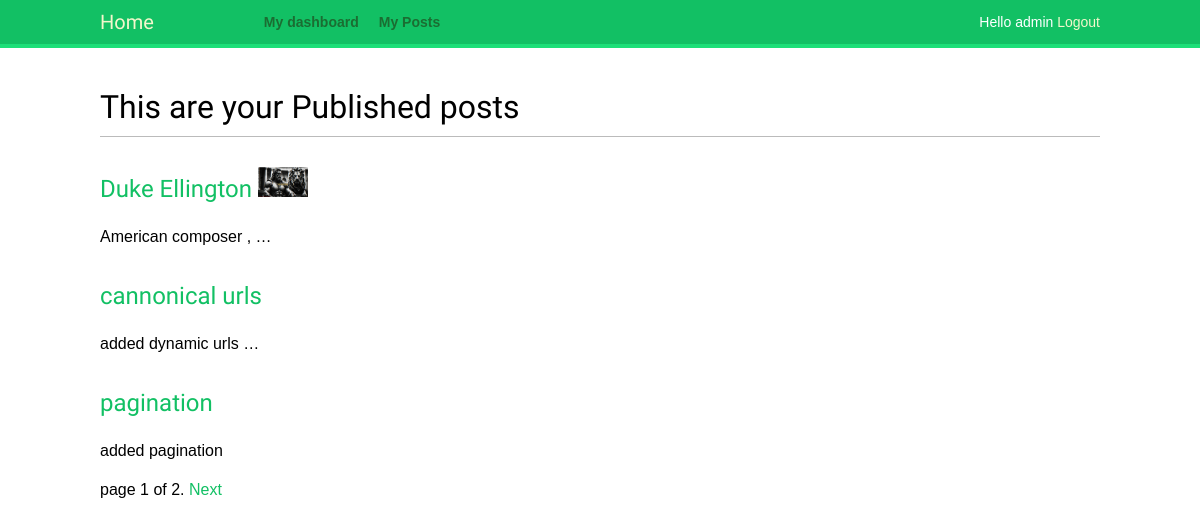
Page /blog/your-posts/ (signed in) on the committed database.
### blog/models.py (models this page shows, shortened)
class Post(models.Model):
    class Status(models.TextChoices):
        DRAFT = 'DF', 'Draft'
        PUBLISHED = 'PB', 'Published'
    title = models.CharField(max_length = 250)
    slug = models.SlugField(max_length = 250, unique_for_date= 'publish', )
    author = models.ForeignKey(User,on_delete=models.CASCADE,related_name='blog_posts')
    body = models.TextField()
    publish = models.DateTimeField(default=timezone.now)
    created = models.DateTimeField(auto_now_add = True)
    updated = models.DateTimeField(auto_now = True)
    image =models.ImageField(null=True,blank=True,upload_to='images/')
    status = models.CharField(max_length=2,choices=Status.choices,default = Status.DRAFT)
    published = PublishedManager()
    objects = models.Manager()
    class Meta:
        ordering = ['-publish']
        indexes = [models.Index(fields=['-publish']),]
    def get_absolute_url(self):
        return reverse('blog:post_detail', args = [self.publish.year,
                                                   self.publish.month,
                                                   self.publish.day,
                                                   self.slug])

### blog/views.py (the view)
# urls.py: path('your-posts/',views.user_posts, name = 'user_posts')
@login_required
def user_posts(request):
    posts = Post.published.filter(author__username = request.user)
    paginator = Paginator(posts, 3)
    page_number = request.GET.get('page', 1)
    try:
        posts = paginator.page(page_number)
    except EmptyPage:
        posts = paginator.page(paginator.num_pages)
    except PageNotAnInteger:
        posts = paginator.page(1)
    return render(request,'blog/post/user_posts.html',{'posts':posts})

### blog/models.py (called while the page is built)
    def get_queryset(self):
        return super().get_queryset().filter(status = Post.Status.PUBLISHED)

### blog/templates/blog/post/user_posts.html (shortened to what this page needs)
{% extends "base.html" %}
{% block content%}
    <h1>This are your Published posts</h1>
    {% for post in posts %}
    <h2>
        <a href="{{ post.get_absolute_url}}">{{ post.title }}
        </a>
        {% if post.image %}
        <a href="{{ post.get_absolute_url }}"><img src=" {{ post.image.url }}"
            style = "width : 50px; height: 30px;"
            ></a>
        {% endif %}
    </h2>
    {{post.body|truncatewords:3|linebreaks }}
    {% endfor %}
    {% if posts %}
        {% include "pagination/pagination.html" with page=posts%}
    {% endif %}
{% endblock %}

### templates/base.html (shortened to what this page needs)
{% load static %}
<!DOCTYPE html>
<html lang="en">
<head>
    <link href="{% static '/main.css' %}" rel="stylesheet" >
</head>
<body>
    <nav id = "header">
        <span class = "logo"><a href="{% url 'blog:post_list' %}">Home</a></span>
        {% if request.user.is_authenticated%}
            <ul class = "menu">
                <li class = "selected">
                    <a href="{% url 'dashboard' %}">My dashboard</a>
                </li>
                <li class = "selected">
                    <a href="{% url 'blog:user_posts' %}">My Posts</a>
                </li>
            </ul>
        {% endif %}
        <span class = "user">
            {% if request.user.is_authenticated %}
                Hello {{ request.user.first_name|default:request.user.username}}
                <a href="{% url 'logout' %}">Logout</a>
            {% endif %}
        </span>
    </nav>
    <main>
        <div id = "content">
        {% block content %}{% endblock %}
        </div>
    </main>
</body>
</html>

### static/main.css (style rules this page uses)
body { margin:0; padding:0; font-family:helvetica, sans-serif; }
p { line-height: 1.8; }
a { color:#12c064; text-decoration:none; }
h1, h2, h3, h4, h5 , h6 { font-family: 'Muli', sans-serif; font-weight:normal; }
h1 { border-bottom:1px solid #bbb; padding:0 0 10px 0; margin:10px 0 20px 0; }
h2 { margin:30px 0 20px; }
#header { padding:10px 100px; font-size:14px; background:#12c064; color:#fff; border-bottom:4px solid #1cdf78; overflow:auto; }
#header .logo { font-family: 'Muli', sans-serif; float:left; color:#f3f7cc; font-size:20px; margin-right:10%; }
#header ul.menu { list-style:none; float:left; margin:0; padding:0; }
#header ul.menu li { float:left; padding:4px 10px; }
#header ul.menu li.selected a, #header ul.menu li.selected a:hover { color:#1b6d32; font-weight:bold; }
#header a { color:#f3f7cc; }
#header .user { float:right; padding-top:4px; }
#content { padding:30px 100px; }

### rows in the picture
Post: title "Duke Ellington", image (picture), body "American composer , …"
Post: title "cannonical urls", body "added dynamic urls …"
Post: title "pagination", body "added pagination"

### other values in the picture
{{ request.user.first_name|default:request.user.username }} "admin"
{{ page.number }} "1"
{{ page.paginator.num_pages }} "2"
